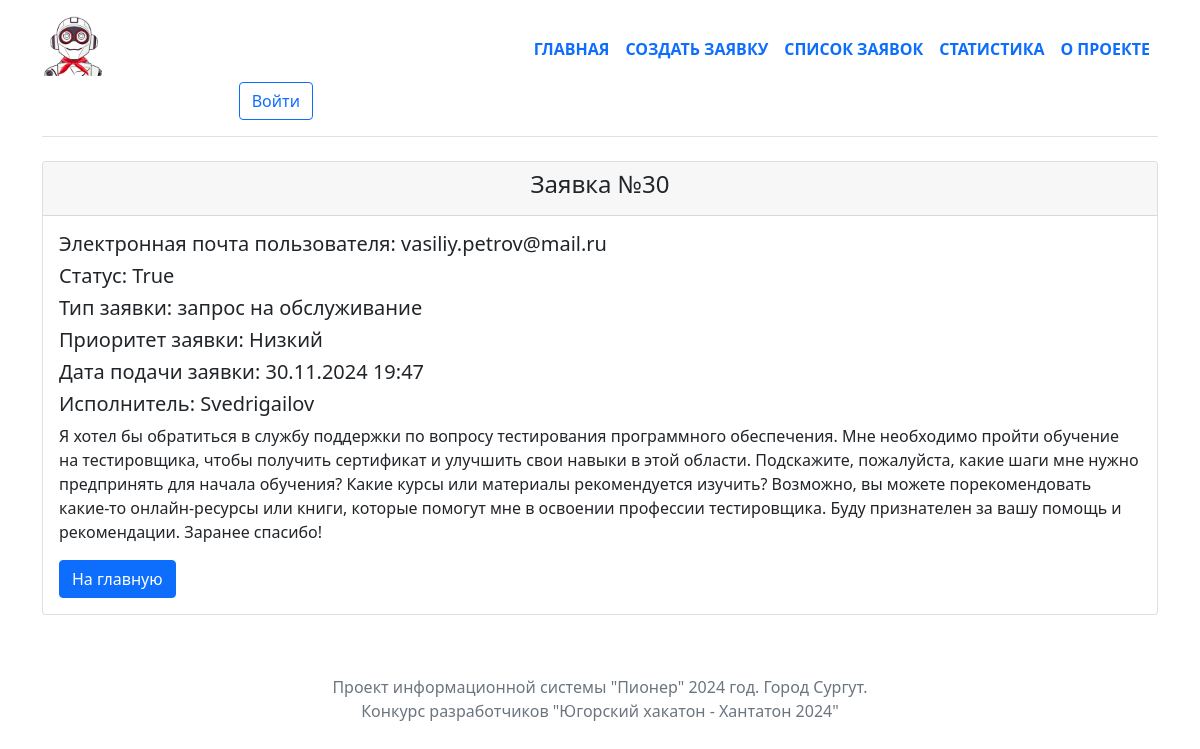
/task/30/, run on the app's committed database.
### tasks/models.py (models this page shows, shortened)
class Task(models.Model):
    title = models.CharField(max_length=1024, null=True)
    message = models.TextField()
    authors = models.CharField(max_length=1024)
    contractor = models.ForeignKey(User, on_delete=models.CASCADE, null=True)
    created = models.DateTimeField("date published", auto_now_add= True)
    closed = models.BooleanField(default=False)
    typetask = models.ForeignKey(TypeTask, on_delete=models.CASCADE, null=True)
    priority = models.ForeignKey(Priority, on_delete=models.CASCADE, null=True)

class TypeTask(models.Model):
    type = models.CharField(max_length=50, null=True)
    def __str__(self):
        return self.type

class Priority(models.Model):
    level = models.CharField(max_length=50, null=True)
    def __str__(self):
        return self.level

### tasks/views.py (the view)
# urls.py: path("task/<int:task_id>/", views.task_info, name="task_info"),
def task_info(request, task_id):
    task = Task.objects.get(id=task_id)
    return render(request, 'tasks/task_info.html', {'task': task})

### tasks/templates/tasks/task_info.html
{% extends "tasks/base.html" %}
{% block content %}
    <div class="container">
        <div class="row">
            <div class="col-lg-12">
                <div class="card">
                    <div class="card-header">
                    <h4 class="text-center text">Заявка №{{ task.pk }}</h4>
                    </div>
                    <div class="card-body">
                        <h5 class="card-title">Электронная почта пользователя: {{ task.authors }}</h5>
                        <h5 class="card-title">Статус: {{ task.closed }}</h5>
                        <h5 class="card-title">Тип заявки: {{ task.typetask }}</h5>
                        <h5 class="card-title">Приоритет заявки: {{ task.priority }}</h5>
                        <h5 class="card-title">Дата подачи заявки: {{ task.created|date:'d.m.Y H:i' }}</h5>
                        <h5 class="card-title">Исполнитель: {{ task.contractor }}</h5>
                        <p class="card-text">{{ task.message }}</p>
                        <a href="/" class="btn btn-primary">На главную</a>
                    </div>
                </div>
            </div>
        </div>
    </div>
{% endblock %}

### data on the page
Task: pk "30", authors "vasiliy.petrov@mail.ru", closed "True", typetask "запрос на обслуживание", priority "Низкий", created "30.11.2024 19:47", contractor "Svedrigailov", message "Я хотел бы обратиться в службу поддержки по вопросу тестирования программного обеспечения. Мне необходимо пройти обучение на тестировщика, чтобы получить сертификат и улучшить свои навыки в этой области. Подскажите, пожалуйста, какие шаги мне нужно предпринять для начала обучения? Какие курсы или материалы рекомендуется изучить? Возможно, вы можете порекомендовать какие-то онлайн-ресурсы или книги, которые помогут мне в освоении профессии тестировщика. Буду признателен за вашу помощь и рекомендации. Заранее спасибо!"
